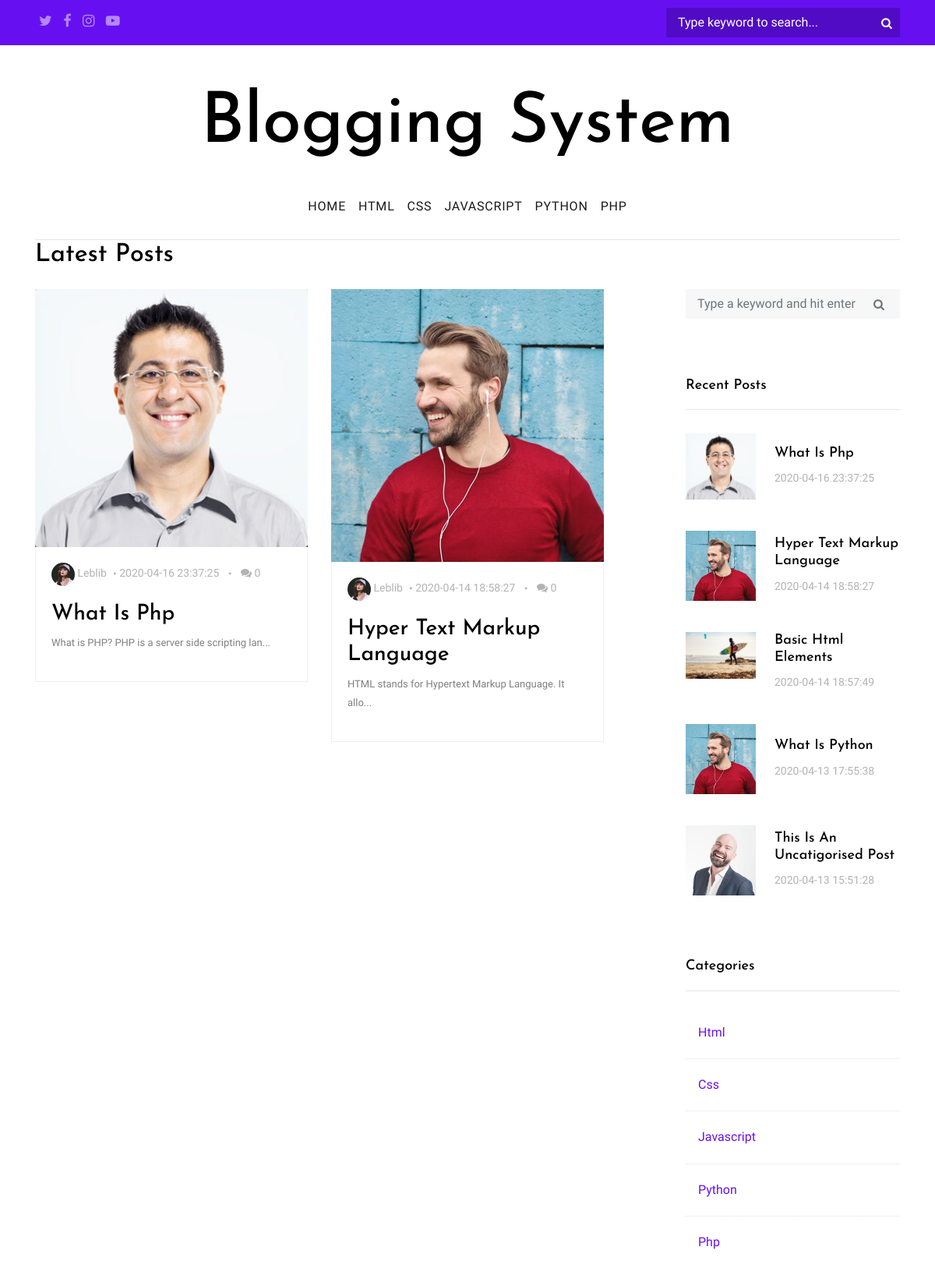
The page / on the database its author committed.
### tables this page shows
CREATE TABLE `categories` (
  `cat_id` int(11) NOT NULL,
  `cat_name` varchar(255) NOT NULL
);

CREATE TABLE `posts` (
  `id` int(11) NOT NULL,
  `user_id` varchar(255) DEFAULT NULL,
  `title` varchar(255) NOT NULL,
  `category` varchar(255) NOT NULL DEFAULT ' uncategorized',
  `views` varchar(255) NOT NULL DEFAULT '0',
  `body` text NOT NULL,
  `status` varchar(255) NOT NULL DEFAULT 'Draft',
  `image` varchar(255) NOT NULL,
  `author` varchar(255) DEFAULT 'Leblib',
  `created_at` timestamp NULL DEFAULT current_timestamp(),
  `updated_at` timestamp NULL DEFAULT NULL ON UPDATE current_timestamp()
);

### admin/config/functions.php (the view, shortened to what this page needs)
<?php
  include 'dbh.php';
    ?>
    <?php
function userCategories()  {
  global $conn;
  $getCategories = mysqli_query($conn, "SELECT * FROM categories");
  while ($row = mysqli_fetch_assoc($getCategories)) {
    $catName = $row['cat_name'];
    echo "
    <li class='nav-item'>
    <a class='nav-link active' href='/blog?cate=$catName'>$catName</a>
    </li>
  ";
  }
}
function displayPost()  {
  global $conn;
  $getAllPosts = mysqli_query($conn, "SELECT * FROM posts WHERE status = 'publish' ORDER BY id DESC");
  while ($postsRow = mysqli_fetch_assoc($getAllPosts)) {
    $postId = $postsRow['id'];
    $postTitle = $postsRow['title'];
    $postCategories = $postsRow['category'];
    $postViews = $postsRow['views'];
    $postBody = $postsRow['body'];
    $postImage = $postsRow['image'];
    $postAuthor = $postsRow['author'];
    $postCreatedAt = $postsRow['created_at'];
    ?>
    <div class="col-md-6">
      <a href='blog-single.php?blogId=<?php echo $postId; ?>&category=<?php echo $postCategories; ?>' class='blog-entry element-animate' data-animate-effect='fadeIn'>
        <img src='admin/uploads/<?php echo $postImage; ?>' alt='Image placeholder'>
        <div class='blog-content-body'>
          <div class='post-meta'>
            <span class='author mr-2'><img src='images/person_1.jpg' alt='Colorlib'> <?php echo $postAuthor; ?></span>&bullet;
            <span class='mr-2'><?php echo $postCreatedAt; ?> </span> &bullet;
            <span class='ml-2'><span class='fa fa-comments'></span> <?php echo $postViews; ?></span>
          </div>
          <h3><?php echo $postTitle; ?></h3>
          <p><?php echo substr($postBody, 0, 50);  if(strlen($postBody) > 50){echo "...";} ?></p>
        </div>
      </a>
     </div>
    <?php
  }
}
function recentPost()  {
  global $conn;
  $getAllPosts = mysqli_query($conn, "SELECT * FROM posts WHERE status = 'publish' ORDER BY id DESC LIMIT 5");
  while ($postsRow = mysqli_fetch_assoc($getAllPosts)) {
    $postId = $postsRow['id'];
    $postTitle = $postsRow['title'];
    $postCategories = $postsRow['category'];
    $postImage = $postsRow['image'];
    $postCreatedAt = $postsRow['created_at'];
    ?>
    <li>
      <a href="blog-single.php?blogId=<?php echo $postId; ?>&category=<?php echo $postCategories; ?>">
        <img src="admin/uploads/<?php echo $postImage; ?>" alt="Image placeholder" class="mr-4">
        <div class="text">
          <h4><?php echo $postTitle; ?></h4>
          <div class="post-meta">
            <span class="mr-2"><?php echo $postCreatedAt; ?></span>
          </div>
        </div>
      </a>
    </li>
    <?php
  }
}
    ?>

### includes/header.php (shortened to what this page needs)
<?php
  include 'admin/config/dbh.php';
  include 'admin/config/functions.php';
?>
<!doctype html>
<html lang="en">
  <head>
    <link rel="stylesheet" href="css/bootstrap.css">
    <link rel="stylesheet" href="css/animate.css">
    <link rel="stylesheet" href="css/owl.carousel.min.css">
    <link rel="stylesheet" href="fonts/ionicons/css/ionicons.min.css">
    <link rel="stylesheet" href="fonts/fontawesome/css/font-awesome.min.css">
    <link rel="stylesheet" href="fonts/flaticon/font/flaticon.css">
    <link rel="stylesheet" href="css/style.css">
  </head>
  <body>

### index.php (shortened to what this page needs)
<?php include 'includes/header.php'; ?>
    <div class="wrap">
<?php include 'includes/navigation.php'; ?>
      <section class="site-section py-sm">
        <div class="container">
          <div class="row">
            <div class="col-md-6">
              <h2 class="mb-4">Latest Posts</h2>
            </div>
          </div>
          <div class="row blog-entries">
            <div class="col-md-12 col-lg-8 main-content">
              <div class="row">
                <?php include 'includes/posts.php'; ?>
              </div>
            </div>
            <div class="col-md-12 col-lg-4 sidebar">
              <div class="sidebar-box search-form-wrap">
                <form action="#" class="search-form">
                  <div class="form-group">
                    <span class="icon fa fa-search"></span>
                    <input type="text" class="form-control" name="search"  id="s" placeholder="Type a keyword and hit enter">
                  </div>
                </form>
              </div>
              <?php include 'includes/sidebar.php'; ?>
<?php include 'includes/category.php'; ?>
            </div>
          </div>
        </div>
      </section>
    </div>
  </body>
</html>

### includes/navigation.php (shortened to what this page needs)
<header role="banner">
  <div class="top-bar">
    <div class="container">
      <div class="row">
        <div class="col-9 social">
          <a href="#"><span class="fa fa-twitter"></span></a>
          <a href="#"><span class="fa fa-facebook"></span></a>
          <a href="#"><span class="fa fa-instagram"></span></a>
          <a href="#"><span class="fa fa-youtube-play"></span></a>
        </div>
        <div class="col-3 search-top">
          <form method="POST" class="search-top-form">
            <span class="icon fa fa-search"></span>
            <input type="text" id="s" name="search" placeholder="Type keyword to search...">
          </form>
        </div>
      </div>
    </div>
  </div>
  <div class="container logo-wrap">
    <div class="row pt-5">
      <div class="col-12 text-center">
        <h1 class="site-logo"><a href="index.php">Blogging System</a></h1>
      </div>
    </div>
  </div>
  <nav class="navbar navbar-expand-md  navbar-light bg-light">
    <div class="container">
      <div class="collapse navbar-collapse" id="navbarMenu">
        <ul class="navbar-nav mx-auto">
          <a class='nav-link active' href='./'>Home</a>
          <?php userCategories(); ?>
        </ul>
      </div>
    </div>
  </nav>
</header>

### includes/posts.php
<?php
if (isset($_GET['cate'])) {
  $cate = $_GET['cate'];
  catPostDisplay($cate);
} else if (isset($_POST['search'])) {
  $searched = $_POST['search'];
  searched($searched);
} else {
   displayPost();
}

### includes/sidebar.php
<div class="sidebar-box">
  <h3 class="heading">Recent Posts</h3>
  <div class="post-entry-sidebar">
    <ul>
        <?php echo recentPost(); ?>
    </ul>
  </div>
</div>

### includes/category.php
<div class="sidebar-box">
  <h3 class="heading">Categories</h3>
  <ul class="categories">
  <?php userCategories(); ?>
  </ul>
</div>

### rows shown on the page
categories: cat_name "HTML", cat_name "Html"
categories: cat_name "CSS", cat_name "Css"
categories: cat_name "JAVASCRIPT", cat_name "Javascript"
categories: cat_name "PYTHON", cat_name "Python"
categories: cat_name "PHP", cat_name "Php"
posts: image (picture), author "Leblib", created_at "2020-04-16 23:37:25", views "0", title "What Is Php", body "What is PHP? PHP is a server side scripting lan"
posts: image (picture), author "Leblib", created_at "2020-04-14 18:58:27", views "0", title "Hyper Text Markup Language", body "HTML stands for Hypertext Markup Language. It allo"
posts: image (picture), title "Basic Html Elements", created_at "2020-04-14 18:57:49"
posts: image (picture), title "What Is Python", created_at "2020-04-13 17:55:38"
posts: image (picture), title "This Is An Uncatigorised Post", created_at "2020-04-13 15:51:28"
